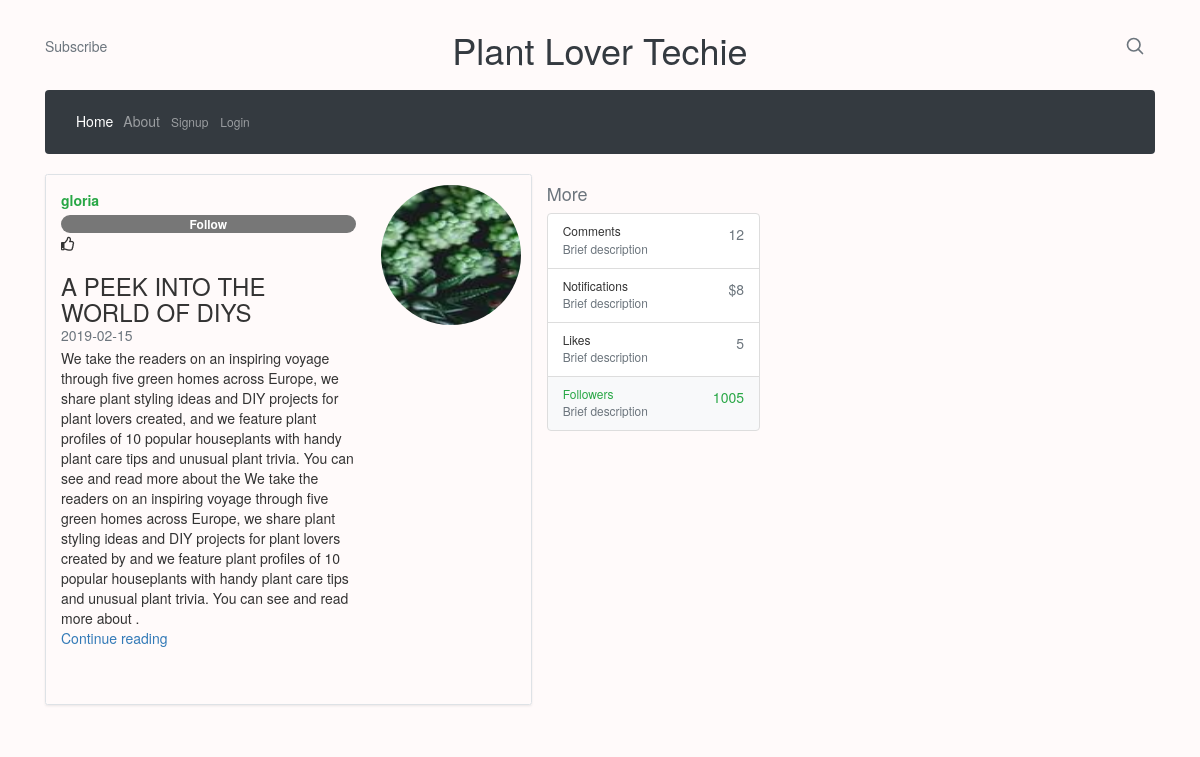
Page /post/9 on the committed database.
### Flaskblog/models.py (models this page shows, shortened)
class User(db.Model,UserMixin):
    id = db.Column(db.Integer, primary_key=True)
    username = db.Column(db.String(20), unique=True, nullable=False)
    email = db.Column(db.String(20), unique=True, nullable=False)
    image_file = db.Column(db.String(20), nullable=False, default='default.jpeg')
    password = db.Column(db.String(60), nullable=False)
    posts = db.relationship('Post', backref='author', lazy=True)

class Post(db.Model):
    id = db.Column(db.Integer, primary_key=True)
    title = db.Column(db.String(100), unique=True, nullable=False)
    date_posted = db.Column(db.DateTime,nullable=False, default=datetime.utcnow)
    content= db.Column(db.Text, nullable=False)
    user_id = db.Column(db.Integer, db.ForeignKey('user.id'), nullable=False)

### Flaskblog/routes.py (the view)
@app.route('/post/<int:post_id>')
def post(post_id):
    post =Post.query.get_or_404(post_id)
    return render_template('post.html',title=post.title,post=post)

### Flaskblog/templates/post.html (shortened to what this page needs)
{% extends "layout.html" %}
{% block content %}
<div class=" container col-md-8">
    <div class="row no-gutters border rounded overflow-hidden flex-md-row mb-4 shadow-sm h-md-250 position-relative">
      <div class="col p-4 d-flex flex-column position-static">
        <a href="{{url_for('user_posts',username=post.author.username )}}">
          <strong class="d-inline-block mb-2 text-success">{{post.author.username}}</strong></a><span class="badge badge-success">Follow</span>
        <span><i title="like" class="far fa-thumbs-up"></i>
      </span>
        <h3 class="mb-0">{{post.title}}</h3>
        <div class="mb-1 text-muted">{{post.date_posted.strftime('%Y-%m-%d')}}</div>
        <p class="mb-auto">{{post.content}}</p>
        <a href="#" class="stretched-link">Continue reading</a>
      </div>
      <div class="col-auto d-none d-lg-block">
        <img class="rounded-circle"  src="{{url_for('static',filename='profile_pics/' + post.author.image_file)  }}" width="140" height="140">
      </div>
    </div>
{%endblock content%}

### Flaskblog/templates/layout.html (shortened to what this page needs)
<!DOCTYPE html>
<html lang="en">
<head>
    <link rel="stylesheet" href="https://use.fontawesome.com/releases/v5.7.2/css/all.css">
    <link rel="stylesheet" href="https://stackpath.bootstrapcdn.com/bootstrap/4.1.3/css/bootstrap.min.css">
    <link rel="stylesheet" href="{{url_for('static', filename='bootstrap.min.css') }}">
    <link rel="stylesheet" href="{{url_for('static', filename='main.css') }}">
</head>
<body>
    <div class="container">
        <header class="blog-header py-3">
            <div class="row flex-nowrap justify-content-between align-items-center">
              <div class="col-4 pt-1">
                <a class="text-muted" href="#">Subscribe</a>
              </div>
              <div class="col-4 text-center">
                  <a class="blog-header-logo text-dark" href="#"><h1>Plant Lover Techie</h1></a>
              </div>
              <div class="col-4 d-flex justify-content-end align-items-center">
                <a class="text-muted" href="#">
                  <svg xmlns="http://www.w3.org/2000/svg" width="20" height="20" fill="none" stroke="currentColor" stroke-linecap="round" stroke-linejoin="round" stroke-width="2" class="mx-3" role="img" viewBox="0 0 24 24" focusable="false"><title>Search</title><circle cx="10.5" cy="10.5" r="7.5"/><path d="M21 21l-5.2-5.2"/></svg>
                </a>
              </div>
            </div>
          </header>
        <nav class="navbar navbar-expand-lg navbar-dark bg-dark">
            <div class="collapse navbar-collapse" id="navbarColor02">
              <ul class="navbar-nav mr-auto">
                <li class="nav-item active">
                  <a class="nav-link" href="{{url_for('home')}}">Home <span class="sr-only">(current)</span></a>
                </li>
                <li class="nav-item">
                  <a class="nav-link" href="{{url_for('about')}}">About</a>
                </li>
              </ul>
            <ul class="navbar-nav mr-auto">
                {% if current_user.is_authenticated %}
                <li class="nav-item">
                  <a class="nav-link" href="{{url_for('new_post')}}">New Post</a>
              </li>
                <li class="nav-item">
                    <a class="nav-link" href="{{url_for('account')}}">Account</a>
                </li>
                <li class="nav-item">
                    <a class="nav-link" href="{{url_for('logout')}}">Logout</a>
                </li>
                {% else  %}
                  <li class="nav-item">
                    <a class="nav-link btn btn-sm btn-outline-secondary mr-auto" href="{{url_for('register')}}">Signup</a>
                  </li>
                  <li class="nav-item">
                    <a class="nav-link btn btn-sm btn-outline-secondary mr-auto" href="{{url_for('login')}}">Login</a>
                  </li>
                  {% endif %}
            </ul>
            </div>
          </nav>
        </div>
        <div class="container">
                <div class="row mb-3">
                        <div class="col-12 col-md-8 themed-grid-col">
                            {% block content%} {%endblock%}
                        </div>
                        <div class="col-6 col-md-4 themed-grid-col">
                            <h4 class="d-flex justify-content-between align-items-center mb-3">
                            <span class="text-muted">More</span>
                          </h4>
                          <ul class="list-group mb-3">
                            <li class="list-group-item d-flex justify-content-between lh-condensed">
                              <div>
                                <h6 class="my-0">Comments</h6>
                                <small class="text-muted">Brief description</small>
                              </div>
                              <span class="text-muted">12</span>
                            </li>
                            <li class="list-group-item d-flex justify-content-between lh-condensed">
                              <div>
                                <h6 class="my-0">Notifications</h6>
                                <small class="text-muted">Brief description</small>
                              </div>
                              <span class="text-muted">$8</span>
                            </li>
                            <li class="list-group-item d-flex justify-content-between lh-condensed">
                              <div>
                                <h6 class="my-0">Likes</h6>
                                <small class="text-muted">Brief description</small>
                              </div>
                              <span class="text-muted">5</span>
                            </li>
                            <li class="list-group-item d-flex justify-content-between bg-light">
                              <div class="text-success">
                                <h6 class="my-0">Followers</h6>
                                <small class="text-muted">Brief description</small>
                              </div>
                              <span class="text-success">1005</span>
                            </li>
                          </ul>
                        </div>
                    </div>
                </div>
</body>
</html>

### Flaskblog/static/main.css (style rules this page uses)
body { background: snow; }
img { margin: 10px; }

### rows in the picture
User: author.username "gloria", image_file (picture)
Post: title "A PEEK INTO THE WORLD OF DIYS", date_posted "2019-02-15", content "We take the readers on an inspiring voyage through five green homes across Europe, we share plant styling ideas and DIY projects for plant lovers created, and we feature plant profiles of 10 popular houseplants with handy plant care tips and unusual plant trivia. You can see and read more about the We take the readers on an inspiring voyage through five green homes across Europe, we share plant styling ideas and DIY projects for plant lovers created by and we feature plant profiles of 10 popular houseplants with handy plant care tips and unusual plant trivia. You can see and read more about ."
